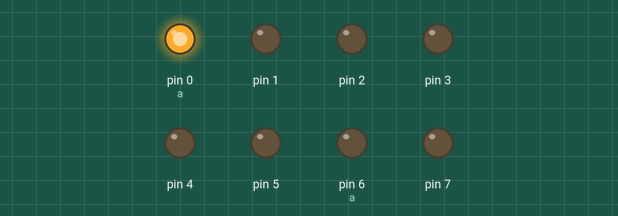
Recording of a sketch running on a simulated Arduino Uno, built with avr-gcc and run on an emulated ATmega328P. Parts: output pins drawn as LEDs (lit = HIGH).

Above: at 0.05 s.
At 0.85 s:
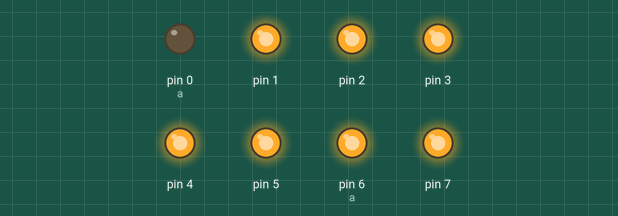
At 1.6 s:
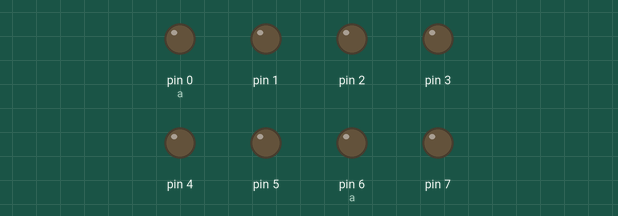
At 2.65 s:
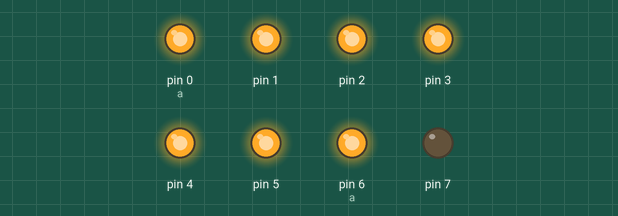
At 3.75 s:
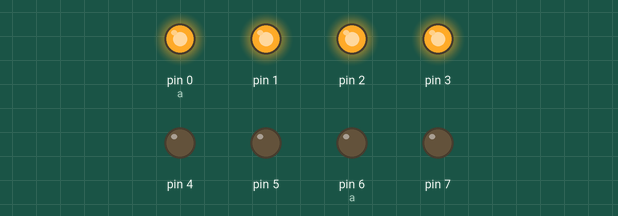
At 5.9 s:
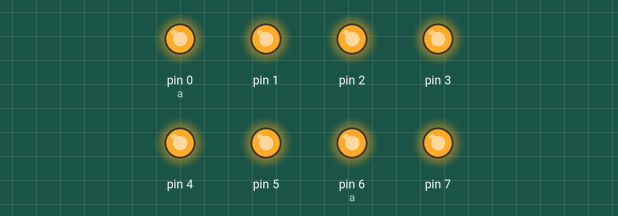
Timing chart, 0 to 7.8 s (numbered marks = the images above):
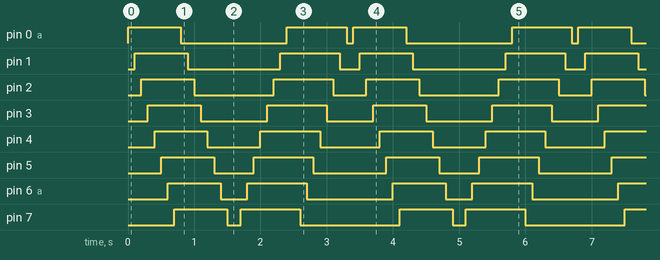

The sketch:

main_lampu_fatoni.ino
```cpp
void setup() {
  pinMode(0, OUTPUT);
  pinMode(1, OUTPUT);
  pinMode(2, OUTPUT);
  pinMode(3, OUTPUT);
  pinMode(4, OUTPUT);
  pinMode(5, OUTPUT);
  pinMode(6, OUTPUT);
  pinMode(7, OUTPUT);

}

void maju() {
  digitalWrite(0, HIGH);
  delay(100);
  digitalWrite(0, LOW);
  delay(100);
  digitalWrite(1, HIGH);
  delay(100);
  digitalWrite(1, LOW);
  delay(100);
  digitalWrite(2, HIGH);
  delay(100);
  digitalWrite(2, LOW);
  delay(100);
  digitalWrite(3, HIGH);
  delay(100);
  digitalWrite(3, LOW);
  delay(100);
  digitalWrite(4, HIGH);
  delay(100);
  digitalWrite(4, LOW);
  delay(100);
  digitalWrite(5, HIGH);
  delay(100);
  digitalWrite(5, LOW);
  delay(100);
  digitalWrite(6, HIGH);
  delay(100);
  digitalWrite(6, LOW);
  delay(100);
  digitalWrite(7, HIGH);
  delay(100);
  digitalWrite(7, LOW);
  delay(100);
}

void jalan(){
int  a = 0 ;
  while ( a < 8 ) {
    digitalWrite(a, HIGH);
    delay(100);
    digitalWrite(a, LOW);
    delay(100);
    a = a + 1;
    }
}

 void mundur(){
int  a = 6 ;
  while ( a > 0 ) {
    digitalWrite(a, HIGH);
    delay(100);
    digitalWrite(a, LOW);
    delay(100);
    a = a - 1;
    }
}

void blokmaju(){
int  a = 0 ;
  while ( a < 8 ) {
    digitalWrite(a, HIGH);
    delay(100);
    a = a + 1;
    }
}

void hapusmaju(){
int  a = 0 ;
  while ( a < 8 ) {
    digitalWrite(a, LOW);
    delay(100);
    a = a + 1;
    }
}

void blokmundur(){
int  a = 8 ;
  while ( a >= 0 ) {
    digitalWrite(a, HIGH);
    delay(100);

    a = a - 1;
    }
}

void hapusmundur(){
int  a = 8 ;
  while ( a >= 0 ) {
    digitalWrite(a, LOW);
    delay(100);

    a = a - 1;
    }
}

void loop()
{
  //jalan();
  //mundur();
  blokmaju();
  hapusmaju();
  blokmundur();
  hapusmundur();
}
```

Measured:
- by itself, pin 0 (a): repeats every 3.4 s: LOW 1.6 s, HIGH 0.90 s, LOW 0.10 s, HIGH 0.80 s
- by itself, pin 1: repeats every 3.4 s: LOW 1.4 s, HIGH 0.90 s, LOW 0.30 s, HIGH 0.80 s
- by itself, pin 2: repeats every 3.4 s: LOW 1.2 s, HIGH 0.90 s, LOW 0.50 s, HIGH 0.80 s
- by itself, pin 3: repeats every 3.4 s: LOW 1.0 s, HIGH 0.90 s, LOW 0.70 s, HIGH 0.80 s
- by itself, pin 4: alternates HIGH for 0.80 s and LOW for 0.80 s
- by itself, pin 5: repeats every 3.4 s: LOW 0.60 s, HIGH 0.90 s, LOW 1.1 s, HIGH 0.80 s
- by itself, pin 6 (a): repeats every 3.4 s: LOW 0.40 s, HIGH 0.90 s, LOW 1.3 s, HIGH 0.80 s
- by itself, pin 7: repeats every 3.4 s: LOW 0.20 s, HIGH 0.90 s, LOW 1.5 s, HIGH 0.80 s
